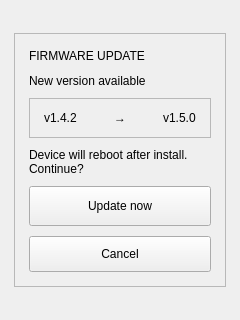
<?xml version="1.0" encoding="UTF-8"?>
<ui version="4.0">
 <class>FirmwareUpdatePopup</class>
 <widget class="QWidget" name="FirmwareUpdatePopup">
  <property name="geometry">
   <rect>
    <x>0</x>
    <y>0</y>
    <width>240</width>
    <height>320</height>
   </rect>
  </property>
  <layout class="QVBoxLayout" name="popupLayout">
   <property name="spacing">
    <number>0</number>
   </property>
   <property name="leftMargin">
    <number>14</number>
   </property>
   <property name="topMargin">
    <number>14</number>
   </property>
   <property name="rightMargin">
    <number>14</number>
   </property>
   <property name="bottomMargin">
    <number>14</number>
   </property>
   <item alignment="Qt::AlignVCenter">
    <widget class="QFrame" name="firmwareUpdateCard">
     <property name="frameShape">
      <enum>QFrame::StyledPanel</enum>
     </property>
     <layout class="QVBoxLayout" name="cardLayout">
      <property name="spacing">
       <number>10</number>
      </property>
      <property name="leftMargin">
       <number>14</number>
      </property>
      <property name="topMargin">
       <number>14</number>
      </property>
      <property name="rightMargin">
       <number>14</number>
      </property>
      <property name="bottomMargin">
       <number>14</number>
      </property>
      <item>
       <layout class="QHBoxLayout" name="badgeLayout">
        <item>
         <widget class="QLabel" name="firmwareUpdateBadge">
          <property name="text">
           <string>FIRMWARE UPDATE</string>
          </property>
         </widget>
        </item>
        <item>
         <spacer name="badgeSpacer">
          <property name="orientation">
           <enum>Qt::Horizontal</enum>
          </property>
          <property name="sizeHint" stdset="0">
           <size>
            <width>40</width>
            <height>16</height>
           </size>
          </property>
         </spacer>
        </item>
       </layout>
      </item>
      <item>
       <widget class="QLabel" name="firmwareUpdateTitle">
        <property name="text">
         <string>New version available</string>
        </property>
        <property name="wordWrap">
         <bool>true</bool>
        </property>
       </widget>
      </item>
      <item>
       <widget class="QFrame" name="firmwareVersionBox">
        <property name="minimumSize">
         <size>
          <width>0</width>
          <height>40</height>
         </size>
        </property>
        <property name="frameShape">
         <enum>QFrame::StyledPanel</enum>
        </property>
        <layout class="QHBoxLayout" name="versionLayout">
         <property name="spacing">
          <number>8</number>
         </property>
         <property name="leftMargin">
          <number>14</number>
         </property>
         <property name="topMargin">
          <number>8</number>
         </property>
         <property name="rightMargin">
          <number>14</number>
         </property>
         <property name="bottomMargin">
          <number>8</number>
         </property>
         <item>
          <widget class="QLabel" name="firmwareOldVersion">
           <property name="text">
            <string>v1.4.2</string>
           </property>
          </widget>
         </item>
         <item>
          <spacer name="versionSpacerLeft">
           <property name="orientation">
            <enum>Qt::Horizontal</enum>
           </property>
           <property name="sizeHint" stdset="0">
            <size>
             <width>10</width>
             <height>16</height>
            </size>
           </property>
          </spacer>
         </item>
         <item>
          <widget class="QLabel" name="firmwareArrow">
           <property name="text">
            <string>→</string>
           </property>
           <property name="alignment">
            <set>Qt::AlignCenter</set>
           </property>
          </widget>
         </item>
         <item>
          <spacer name="versionSpacerRight">
           <property name="orientation">
            <enum>Qt::Horizontal</enum>
           </property>
           <property name="sizeHint" stdset="0">
            <size>
             <width>10</width>
             <height>16</height>
            </size>
           </property>
          </spacer>
         </item>
         <item>
          <widget class="QLabel" name="firmwareNewVersion">
           <property name="text">
            <string>v1.5.0</string>
           </property>
          </widget>
         </item>
        </layout>
       </widget>
      </item>
      <item>
       <widget class="QLabel" name="firmwareDescLabel">
        <property name="text">
         <string>Device will reboot after install. Continue?</string>
        </property>
        <property name="wordWrap">
         <bool>true</bool>
        </property>
       </widget>
      </item>
      <item>
       <widget class="QPushButton" name="updateNowButton">
        <property name="minimumSize">
         <size>
          <width>0</width>
          <height>40</height>
         </size>
        </property>
        <property name="text">
         <string>Update now</string>
        </property>
       </widget>
      </item>
      <item>
       <widget class="QPushButton" name="cancelUpdateButton">
        <property name="minimumSize">
         <size>
          <width>0</width>
          <height>36</height>
         </size>
        </property>
        <property name="text">
         <string>Cancel</string>
        </property>
       </widget>
      </item>
     </layout>
    </widget>
   </item>
  </layout>
 </widget>
 <resources/>
 <connections/>
</ui>
